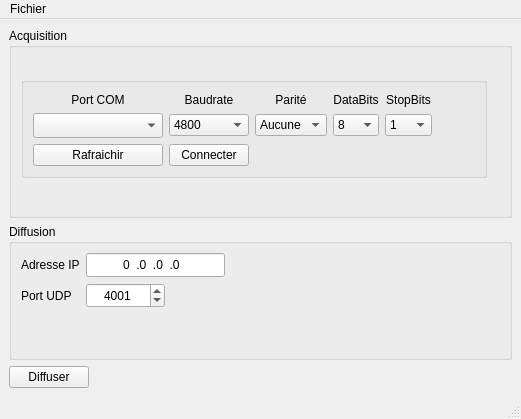
<?xml version="1.0" encoding="UTF-8"?>
<ui version="4.0">
 <class>MainWindow</class>
 <widget class="QMainWindow" name="MainWindow">
  <property name="geometry">
   <rect>
    <x>0</x>
    <y>0</y>
    <width>521</width>
    <height>419</height>
   </rect>
  </property>
  <property name="windowTitle">
   <string>SerialToUDP</string>
  </property>
  <property name="windowIcon">
   <iconset resource="Icon.qrc">
    <normaloff>:/icon.ico</normaloff>:/icon.ico</iconset>
  </property>
  <widget class="QWidget" name="centralwidget">
   <layout class="QGridLayout" name="gridLayout_3">
    <item row="0" column="0" colspan="2">
     <widget class="QGroupBox" name="groupBox">
      <property name="minimumSize">
       <size>
        <width>503</width>
        <height>190</height>
       </size>
      </property>
      <property name="title">
       <string>Acquisition</string>
      </property>
      <layout class="QGridLayout" name="gridLayout">
       <item row="3" column="0" colspan="2">
        <widget class="QLabel" name="l_TrameIn">
         <property name="text">
          <string/>
         </property>
        </widget>
       </item>
       <item row="3" column="2">
        <widget class="QLabel" name="l_Cpt">
         <property name="maximumSize">
          <size>
           <width>30</width>
           <height>16777215</height>
          </size>
         </property>
         <property name="text">
          <string/>
         </property>
        </widget>
       </item>
       <item row="0" column="1">
        <spacer name="horizontalSpacer">
         <property name="orientation">
          <enum>Qt::Horizontal</enum>
         </property>
         <property name="sizeHint" stdset="0">
          <size>
           <width>40</width>
           <height>20</height>
          </size>
         </property>
        </spacer>
       </item>
       <item row="4" column="0">
        <spacer name="verticalSpacer_2">
         <property name="orientation">
          <enum>Qt::Vertical</enum>
         </property>
         <property name="sizeHint" stdset="0">
          <size>
           <width>20</width>
           <height>2</height>
          </size>
         </property>
        </spacer>
       </item>
       <item row="2" column="1" colspan="2">
        <widget class="QLabel" name="l_trame">
         <property name="text">
          <string/>
         </property>
        </widget>
       </item>
       <item row="1" column="0" rowspan="2" colspan="2">
        <widget class="QGroupBox" name="groupBox_Serie">
         <property name="minimumSize">
          <size>
           <width>272</width>
           <height>101</height>
          </size>
         </property>
         <property name="title">
          <string/>
         </property>
         <property name="alignment">
          <set>Qt::AlignCenter</set>
         </property>
         <layout class="QGridLayout" name="gridLayout_4">
          <item row="1" column="3">
           <widget class="QComboBox" name="cb_Databits">
            <property name="currentIndex">
             <number>3</number>
            </property>
            <item>
             <property name="text">
              <string>5</string>
             </property>
            </item>
            <item>
             <property name="text">
              <string>6</string>
             </property>
            </item>
            <item>
             <property name="text">
              <string>7</string>
             </property>
            </item>
            <item>
             <property name="text">
              <string>8</string>
             </property>
            </item>
           </widget>
          </item>
          <item row="1" column="0">
           <widget class="QComboBox" name="cb_Serial">
            <property name="enabled">
             <bool>true</bool>
            </property>
            <property name="minimumSize">
             <size>
              <width>130</width>
              <height>25</height>
             </size>
            </property>
           </widget>
          </item>
          <item row="1" column="5">
           <spacer name="horizontalSpacer_5">
            <property name="orientation">
             <enum>Qt::Horizontal</enum>
            </property>
            <property name="sizeHint" stdset="0">
             <size>
              <width>40</width>
              <height>20</height>
             </size>
            </property>
           </spacer>
          </item>
          <item row="1" column="2">
           <widget class="QComboBox" name="cb_Parity">
            <item>
             <property name="text">
              <string>Aucune</string>
             </property>
            </item>
            <item>
             <property name="text">
              <string>Paire</string>
             </property>
            </item>
            <item>
             <property name="text">
              <string>Impaire</string>
             </property>
            </item>
            <item>
             <property name="text">
              <string>Marque</string>
             </property>
            </item>
            <item>
             <property name="text">
              <string>Espace</string>
             </property>
            </item>
           </widget>
          </item>
          <item row="0" column="0">
           <widget class="QLabel" name="label_8">
            <property name="text">
             <string>Port COM</string>
            </property>
            <property name="alignment">
             <set>Qt::AlignCenter</set>
            </property>
           </widget>
          </item>
          <item row="2" column="1">
           <widget class="QPushButton" name="btn_Connect">
            <property name="text">
             <string>Connecter</string>
            </property>
            <property name="checkable">
             <bool>true</bool>
            </property>
           </widget>
          </item>
          <item row="1" column="1">
           <widget class="QComboBox" name="cb_Baudrate">
            <item>
             <property name="text">
              <string>4800</string>
             </property>
            </item>
            <item>
             <property name="text">
              <string>9600</string>
             </property>
            </item>
            <item>
             <property name="text">
              <string>19200</string>
             </property>
            </item>
            <item>
             <property name="text">
              <string>38400</string>
             </property>
            </item>
            <item>
             <property name="text">
              <string>115200</string>
             </property>
            </item>
           </widget>
          </item>
          <item row="2" column="0">
           <widget class="QPushButton" name="btn_Refresh">
            <property name="text">
             <string>Rafraichir</string>
            </property>
           </widget>
          </item>
          <item row="0" column="1">
           <widget class="QLabel" name="label_9">
            <property name="text">
             <string>Baudrate</string>
            </property>
            <property name="alignment">
             <set>Qt::AlignCenter</set>
            </property>
           </widget>
          </item>
          <item row="1" column="4">
           <widget class="QComboBox" name="cb_Stopbits">
            <item>
             <property name="text">
              <string>1</string>
             </property>
            </item>
            <item>
             <property name="text">
              <string>1.5</string>
             </property>
            </item>
            <item>
             <property name="text">
              <string>2</string>
             </property>
            </item>
           </widget>
          </item>
          <item row="0" column="2">
           <widget class="QLabel" name="label">
            <property name="text">
             <string>Parité</string>
            </property>
            <property name="alignment">
             <set>Qt::AlignCenter</set>
            </property>
           </widget>
          </item>
          <item row="0" column="3">
           <widget class="QLabel" name="label_2">
            <property name="text">
             <string>DataBits</string>
            </property>
            <property name="alignment">
             <set>Qt::AlignCenter</set>
            </property>
           </widget>
          </item>
          <item row="0" column="4">
           <widget class="QLabel" name="label_5">
            <property name="text">
             <string>StopBits</string>
            </property>
            <property name="alignment">
             <set>Qt::AlignCenter</set>
            </property>
           </widget>
          </item>
         </layout>
        </widget>
       </item>
      </layout>
     </widget>
    </item>
    <item row="1" column="0" colspan="2">
     <widget class="QGroupBox" name="groupBox_2">
      <property name="minimumSize">
       <size>
        <width>191</width>
        <height>120</height>
       </size>
      </property>
      <property name="title">
       <string>Diffusion</string>
      </property>
      <layout class="QGridLayout" name="gridLayout_2">
       <item row="3" column="0" colspan="3">
        <widget class="QLabel" name="l_TrameOut">
         <property name="text">
          <string/>
         </property>
        </widget>
       </item>
       <item row="0" column="0">
        <widget class="QLabel" name="label_4">
         <property name="text">
          <string>Adresse IP</string>
         </property>
        </widget>
       </item>
       <item row="0" column="1">
        <widget class="QLineEdit" name="le_IPDiff">
         <property name="minimumSize">
          <size>
           <width>109</width>
           <height>24</height>
          </size>
         </property>
         <property name="maximumSize">
          <size>
           <width>139</width>
           <height>24</height>
          </size>
         </property>
         <property name="inputMask">
          <string>999.999.999.999</string>
         </property>
         <property name="text">
          <string>0.0.0.0</string>
         </property>
         <property name="alignment">
          <set>Qt::AlignCenter</set>
         </property>
        </widget>
       </item>
       <item row="0" column="2">
        <spacer name="horizontalSpacer_2">
         <property name="orientation">
          <enum>Qt::Horizontal</enum>
         </property>
         <property name="sizeHint" stdset="0">
          <size>
           <width>40</width>
           <height>20</height>
          </size>
         </property>
        </spacer>
       </item>
       <item row="1" column="1">
        <widget class="QSpinBox" name="sp_PortOut">
         <property name="minimumSize">
          <size>
           <width>79</width>
           <height>25</height>
          </size>
         </property>
         <property name="maximumSize">
          <size>
           <width>79</width>
           <height>25</height>
          </size>
         </property>
         <property name="alignment">
          <set>Qt::AlignCenter</set>
         </property>
         <property name="maximum">
          <number>99999</number>
         </property>
         <property name="value">
          <number>4001</number>
         </property>
        </widget>
       </item>
       <item row="1" column="0">
        <widget class="QLabel" name="label_3">
         <property name="text">
          <string>Port UDP</string>
         </property>
        </widget>
       </item>
       <item row="2" column="0">
        <spacer name="verticalSpacer">
         <property name="orientation">
          <enum>Qt::Vertical</enum>
         </property>
         <property name="sizeHint" stdset="0">
          <size>
           <width>20</width>
           <height>40</height>
          </size>
         </property>
        </spacer>
       </item>
      </layout>
     </widget>
    </item>
    <item row="2" column="0">
     <widget class="QPushButton" name="btn_Start">
      <property name="text">
       <string>Diffuser</string>
      </property>
      <property name="checkable">
       <bool>true</bool>
      </property>
     </widget>
    </item>
    <item row="2" column="1">
     <spacer name="horizontalSpacer_3">
      <property name="orientation">
       <enum>Qt::Horizontal</enum>
      </property>
      <property name="sizeHint" stdset="0">
       <size>
        <width>401</width>
        <height>20</height>
       </size>
      </property>
     </spacer>
    </item>
   </layout>
  </widget>
  <widget class="QMenuBar" name="menubar">
   <property name="geometry">
    <rect>
     <x>0</x>
     <y>0</y>
     <width>521</width>
     <height>26</height>
    </rect>
   </property>
   <widget class="QMenu" name="menuFichier">
    <property name="title">
     <string>Fichier</string>
    </property>
    <addaction name="actionQuitter"/>
   </widget>
   <addaction name="menuFichier"/>
  </widget>
  <widget class="QStatusBar" name="statusbar"/>
  <action name="actionQuitter">
   <property name="text">
    <string>Quitter</string>
   </property>
  </action>
 </widget>
 <resources>
  <include location="Icon.qrc"/>
 </resources>
 <connections/>
</ui>
